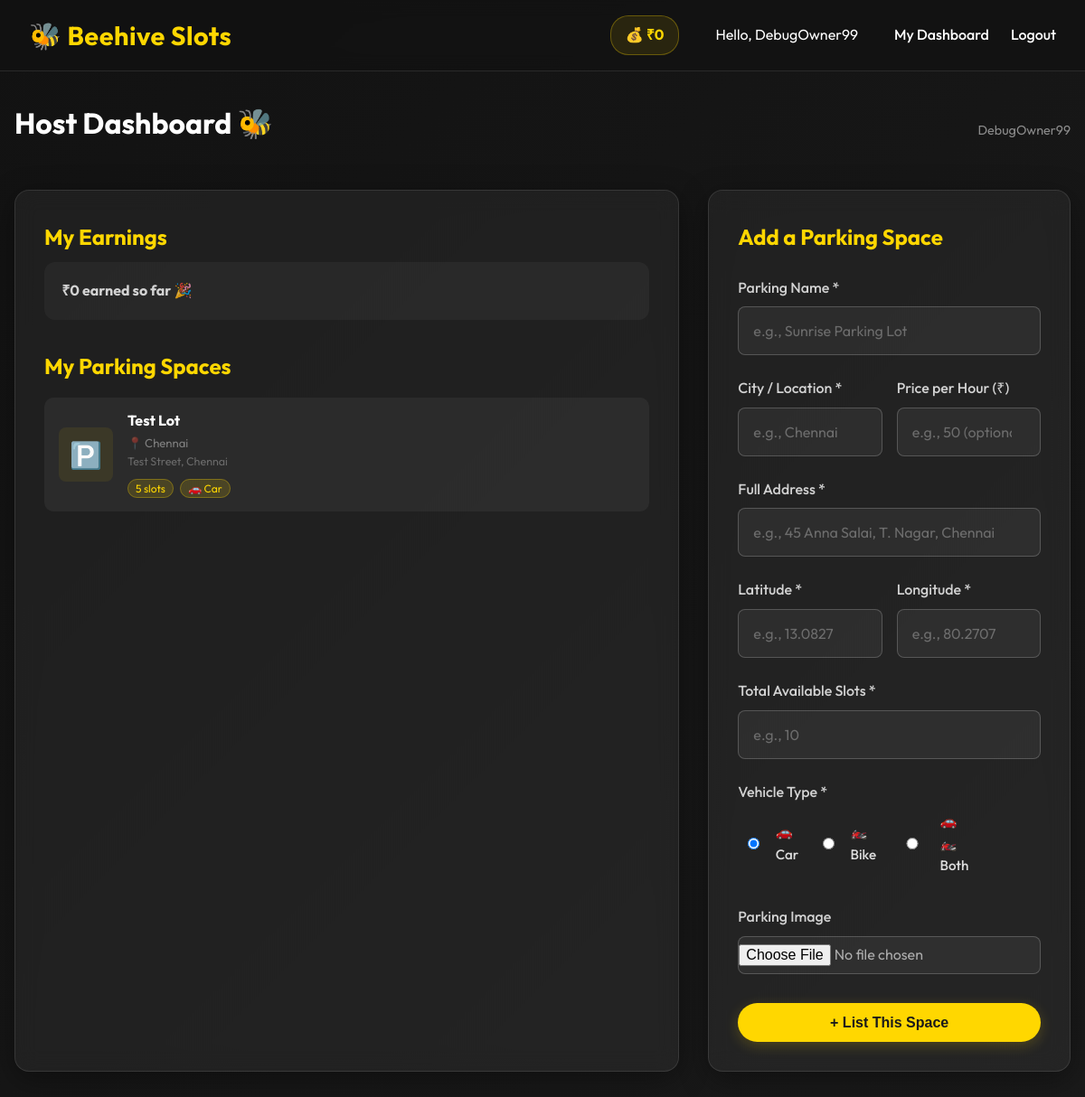
The app's page /owner_dashboard (signed in) with its own data.
### app/models.py (models this page shows)
class User(db.Model):
    id = db.Column(db.Integer, primary_key=True)
    name = db.Column(db.String(100), unique=True, nullable=False)
    role = db.Column(db.String(20), nullable=False) # Owner / Driver
    password_hash = db.Column(db.String(200), nullable=False)
    wallet_balance = db.Column(db.Integer, default=0)
    slots = db.relationship('Slot', backref='owner_user', lazy=True)
    bookings = db.relationship('Booking', backref='driver_user', lazy=True)
    parking_lots = db.relationship('ParkingLot', backref='owner_user_lot', lazy=True)

class ParkingLot(db.Model):
    id = db.Column(db.Integer, primary_key=True)
    owner_id = db.Column(db.Integer, db.ForeignKey('user.id'), nullable=False)
    name = db.Column(db.String(200), nullable=False)
    city = db.Column(db.String(100), nullable=True, index=True)  # e.g. 'Chennai'
    full_address = db.Column(db.String(400), nullable=True)       # e.g. '45 Anna Salai, Chennai'
    location = db.Column(db.String(300), nullable=False)          # legacy / fallback
    latitude = db.Column(db.Float, nullable=False)
    longitude = db.Column(db.Float, nullable=False)
    available_slots = db.Column(db.Integer, nullable=False, default=1)
    vehicle_type = db.Column(db.String(10), nullable=False, default='car')  # 'car', 'bike', 'both'
    price = db.Column(db.Integer, nullable=True)                  # price per hour (optional)
    image_filename = db.Column(db.String(300), nullable=True)
    created_at = db.Column(db.DateTime, default=datetime.utcnow)

### app/routes/owner.py (the view)
@owner_bp.route('/owner_dashboard')
def dashboard():
    if 'user_id' not in session or session['role'] != 'Owner':
        return redirect('/login')
    user = User.query.get(session['user_id'])
    session['wallet'] = user.wallet_balance
    slots = Slot.query.filter_by(owner_id=user.id).all()
    parking_lots = ParkingLot.query.filter_by(owner_id=user.id).all()
    return render_template('dashboard_owner.html', slots=slots, earnings=user.wallet_balance, parking_lots=parking_lots)

### app/templates/dashboard_owner.html (shortened to what this page needs)
{% extends "layout.html" %}
{% block content %}
<div style="display: flex; justify-content: space-between; align-items: center; margin-bottom: 2rem;">
    <h2>Host Dashboard 🐝</h2>
    <span style="color:rgba(255,255,255,0.5); font-size:0.9rem;">{{ session.get('name') }}</span>
</div>
<div class="owner-dashboard">
    <div class="glass-panel" style="flex: 2; padding: 2rem;">
        <h3 style="color: var(--primary); margin-bottom: 0.5rem;">My Earnings</h3>
        <div style="background: rgba(255,255,255,0.04); padding: 1.2rem; border-radius: 12px; margin-bottom: 2rem;">
            <h4 style="color:rgba(255,255,255,0.8);">₹{{ earnings }} earned so far 🎉</h4>
        </div>
        <h3 style="color: var(--primary); margin-bottom: 1rem;">My Parking Spaces</h3>
        {% if parking_lots %}
        {% for lot in parking_lots %}
        <div class="lot-card">
            {% if lot.image_filename %}
            <img src="{{ url_for('static', filename='uploads/' + lot.image_filename) }}" alt="{{ lot.name }}">
            {% else %}
            <div
                style="width:60px;height:60px;border-radius:8px;background:rgba(255,215,0,0.08);display:flex;align-items:center;justify-content:center;font-size:1.8rem;flex-shrink:0;">
                🅿️</div>
            {% endif %}
            <div class="lot-card-info">
                <strong>{{ lot.name }}</strong>
                {% if lot.city %}<div style="font-size:0.82rem;color:rgba(255,255,255,0.4);margin-top:2px;">📍 {{
                    lot.city }}</div>{% endif %}
                {% if lot.full_address %}<div style="font-size:0.78rem;color:rgba(255,255,255,0.3);">{{ lot.full_address
                    }}</div>{% endif %}
                <div style="margin-top:6px;">
                    <span class="lot-badge">{{ lot.available_slots }} slots</span>
                    <span class="lot-badge">
                        {% if lot.vehicle_type == 'car' %}🚗 Car
                        {% elif lot.vehicle_type == 'bike' %}🏍️ Bike
                        {% else %}🚗🏍️ Both{% endif %}
                    </span>
                </div>
            </div>
        </div>
        {% endfor %}
        {% else %}
        <p style="color: rgba(255,255,255,0.4); font-size: 0.9rem;">No spaces listed yet. Use the form →</p>
        {% endif %}
    </div>
    <div class="glass-panel" style="flex: 1; padding: 2rem; align-self: flex-start;">
        <h3 style="color: var(--primary); margin-bottom: 1.5rem;">Add a Parking Space</h3>
        <form method="POST" action="/add_parking" enctype="multipart/form-data"
            style="background: transparent; box-shadow: none; padding: 0;">
            <div class="form-group">
                <label>Parking Name *</label>
                <input name="parking_name" required placeholder="e.g., Sunrise Parking Lot">
            </div>
            <div class="form-row">
                <div class="form-group">
                    <label>City / Location *</label>
                    <input name="city" required placeholder="e.g., Chennai">
                </div>
                <div class="form-group">
                    <label>Price per Hour (₹)</label>
                    <input name="price" type="number" min="0" placeholder="e.g., 50 (optional)">
                </div>
            </div>
            <div class="form-group">
                <label>Full Address *</label>
                <input name="full_address" required placeholder="e.g., 45 Anna Salai, T. Nagar, Chennai">
            </div>
            <div class="form-row">
                <div class="form-group">
                    <label>Latitude *</label>
                    <input name="latitude" type="number" step="any" required placeholder="e.g., 13.0827">
                </div>
                <div class="form-group">
                    <label>Longitude *</label>
                    <input name="longitude" type="number" step="any" required placeholder="e.g., 80.2707">
                </div>
            </div>
            <div class="form-group">
                <label>Total Available Slots *</label>
                <input name="available_slots" type="number" min="1" required placeholder="e.g., 10">
            </div>
            <div class="form-group">
                <label>Vehicle Type *</label>
                <div class="vehicle-radio">
                    <label><input type="radio" name="vehicle_type" value="car" checked> 🚗 Car</label>
                    <label><input type="radio" name="vehicle_type" value="bike"> 🏍️ Bike</label>
                    <label><input type="radio" name="vehicle_type" value="both"> 🚗🏍️ Both</label>
                </div>
            </div>
            <div class="form-group">
                <label>Parking Image</label>
                <input name="parking_image" type="file" accept="image/*">
            </div>
            <button class="btn" style="width: 100%; margin-top: 0.5rem;">+ List This Space</button>
        </form>
    </div>
</div>
{% endblock %}

### app/templates/layout.html (shortened to what this page needs)
<!DOCTYPE html>
<html lang="en">
<head>
    <link rel="stylesheet" href="{{ url_for('static', filename='style.css') }}">
</head>
<body>
    <nav class="navbar">
        <a href="/" class="brand">🐝 Beehive Slots</a>
        <div class="nav-links">
            {% if session.get('user_id') %}
            <span class="wallet-box">
                💰 ₹{{ session.get('wallet', 0) }}
            </span>
            <span style="color:white; margin-right: 1rem; margin-left: 1rem;">Hello, {{ session.get('name') }}</span>
            {% if session.get('role') == 'Owner' %}
            <a href="/owner_dashboard">My Dashboard</a>
            {% else %}
            <a href="/driver_dashboard">My Dashboard</a>
            {% endif %}
            <a href="/logout">Logout</a>
            {% else %}
            <a href="/">Home</a>
            <a href="/login">Login</a>
            <a href="/register">Register</a>
            {% endif %}
        </div>
    </nav>
    <div class="container">
        {% block content %}{% endblock %}
    </div>
</body>
</html>

### app/static/style.css (style rules this page uses)
:root { --primary: #FFD700; --primary-hover: #ffea70; --secondary: #1a1a1a; --dark: #121212; --light: #f4f6f8; --white: #ffffff; --text: #ffffff; --border: rgba(255, 255, 255, 0.1); --glass-bg: rgba(255, 255, 255, 0.05); --glass-border: rgba(255, 255, 255, 0.1); --glass-shadow: 0 8px 32px 0 rgba(0, 0, 0, 0.37); --glass-blur: blur(12px); }
* { box-sizing: border-box; margin: 0; padding: 0; }
body { font-family: 'Outfit', sans-serif; background: linear-gradient(135deg, #121212 0%, #1a1a1a 100%); color: var(--text); line-height: 1.6; min-height: 100vh; }
.glass-panel { background: var(--glass-bg); backdrop-filter: var(--glass-blur); -webkit-backdrop-filter: var(--glass-blur); border: 1px solid var(--glass-border); border-radius: 16px; box-shadow: var(--glass-shadow); }
.navbar { background: rgba(18, 18, 18, 0.8); backdrop-filter: blur(10px); border-bottom: 1px solid var(--border); padding: 1rem 2rem; display: flex; justify-content: space-between; align-items: center; position: sticky; top: 0; z-index: 1000; }
.brand { font-size: 1.8rem; font-weight: 700; color: var(--primary); text-decoration: none; letter-spacing: 0.5px; }
.nav-links { display: flex; align-items: center; gap: 1.5rem; }
.nav-links a { color: var(--white); text-decoration: none; font-weight: 500; transition: color 0.3s; }
.container { max-width: 1200px; margin: 2rem auto; padding: 0 1rem; }
h1, h2, h3 { margin-bottom: 1rem; color: var(--white); }
h2 { font-size: 2rem; }
h3 { font-size: 1.5rem; }
.btn { display: inline-flex; justify-content: center; align-items: center; background: var(--primary); color: var(--secondary); padding: 0.8rem 2rem; border: none; border-radius: 50px; font-weight: 700; font-size: 1rem; text-decoration: none; cursor: pointer; transition: all 0.3s ease; box-shadow: 0 4px 15px rgba(255, 215, 0, 0.2); }
.form-group { margin-bottom: 1.5rem; }
label { display: block; margin-bottom: 0.5rem; font-weight: 500; color: rgba(255, 255, 255, 0.8); }
input, select { width: 100%; padding: 1rem; background: rgba(255, 255, 255, 0.05); border: 1px solid rgba(255, 255, 255, 0.2); border-radius: 8px; color: white; font-size: 1rem; transition: all 0.3s ease; font-family: 'Outfit', sans-serif; }
input::placeholder { color: rgba(255, 255, 255, 0.3); }
.wallet-box { background: rgba(255, 215, 0, 0.1); color: var(--primary); padding: 0.5rem 1rem; border-radius: 20px; font-weight: bold; display: inline-flex; align-items: center; border: 1px solid rgba(255, 215, 0, 0.3); }
.owner-dashboard { display: flex; gap: 2rem; margin-top: 2rem; }

### app/templates/dashboard_owner.html (style rules this page uses)
.vehicle-radio { display: flex; gap: 1rem; margin-top: 0.5rem; flex-wrap: wrap; }
.vehicle-radio label { display: flex; align-items: center; gap: 0.4rem; cursor: pointer; font-size: 0.95rem; color: rgba(255, 255, 255, 0.85); }
.lot-card { display: flex; align-items: center; gap: 1rem; background: rgba(255, 255, 255, 0.05); padding: 0.8rem 1rem; border-radius: 10px; margin-bottom: 0.5rem; }
.lot-card-info { flex: 1; }
.lot-badge { font-size: 0.75rem; padding: 2px 8px; border-radius: 20px; background: rgba(255, 215, 0, 0.15); color: var(--primary); border: 1px solid rgba(255, 215, 0, 0.3); margin-right: 4px; }
.form-row { display: grid; grid-template-columns: 1fr 1fr; gap: 1rem; }
input[type="file"] { padding: 0.5rem 0; color: rgba(255, 255, 255, 0.6); }

### records on screen
User: get "DebugOwner99"
ParkingLot: name "Test Lot", city "Chennai", full_address "Test Street, Chennai", available_slots "5", vehicle_type "🚗 Car"

### other values on screen
{{ session.get('wallet', 0) }} "0"
{{ earnings }} "0"
